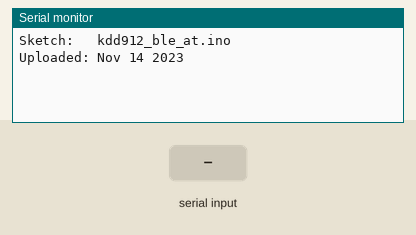
The sketch below on a simulated Arduino Uno, built with avr-gcc and run on an emulated ATmega328P. Shown: the last lines printed to the serial monitor. Inputs (shaded band) come from the test bench.

Above: at 1.2 s.
1.3 s: "1\n" received over Serial
At 2.0 s:
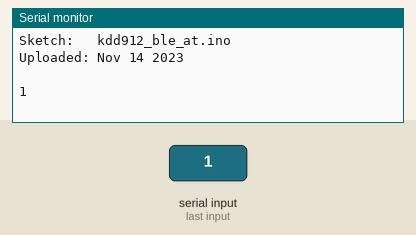
2.8 s: "0\n" received over the second serial link
At 4.0 s:
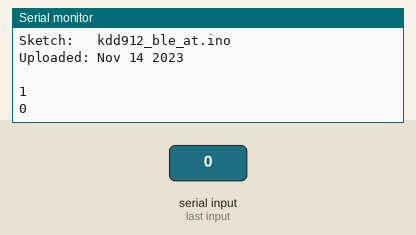
4.3 s: "2\n" received over Serial
At 5.4 s:
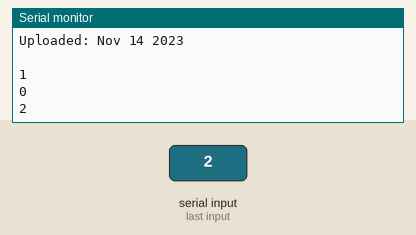

The sketch:

kdd912_ble_at.ino
```cpp
#include <SoftwareSerial.h>
SoftwareSerial BTserial(8, 9);
char c=' ';
boolean NL = true;
void setup() {
  Serial.begin(9600);
  Serial.print("Sketch:   ");   Serial.println(__FILE__);
  Serial.print("Uploaded: ");   Serial.println(__DATE__);
  Serial.println(" ");
  BTserial.begin(9600);

}

void loop() {
 if (BTserial.available())
    {
        c = BTserial.read();
        Serial.write(c);
    }


    // Read from the Serial Monitor and send to the Bluetooth module
    if (Serial.available())
    {
        c = Serial.read();

        // do not send line end characters to the HM-10
        if (c!=10 & c!=13 )
        {
             BTserial.write(c);
        }

        // Echo the user input to the main window.
        // If there is a new line print the ">" character.
        if (NL) { Serial.print("\r\n");  NL = false; }
        Serial.write(c);
        if (c==10) { NL = true; }
    }
}
```

Measured:
- after the input at 1.3 s, the serial monitor: prints a new line at once (image 1)
- after the input at 2.8 s, the serial monitor: prints a new line at once (image 2)
- after the input at 4.3 s, the serial monitor: prints a new line at once (image 3)
